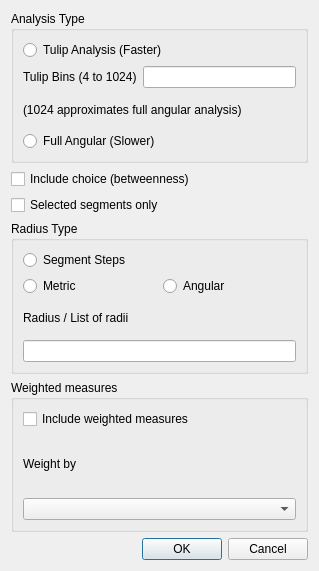
<?xml version="1.0" encoding="UTF-8"?>
<ui version="4.0">
 <class>CSegmentAnalysisDlg</class>
 <widget class="QDialog" name="CSegmentAnalysisDlg">
  <property name="geometry">
   <rect>
    <x>0</x>
    <y>0</y>
    <width>319</width>
    <height>571</height>
   </rect>
  </property>
  <property name="windowTitle">
   <string>Segment Analysis Options</string>
  </property>
  <layout class="QVBoxLayout">
   <item>
    <widget class="QGroupBox" name="groupBox">
     <property name="title">
      <string>Analysis Type</string>
     </property>
     <layout class="QVBoxLayout">
      <item>
       <widget class="QRadioButton" name="c_analysis_type">
        <property name="text">
         <string>Tulip Analysis (Faster)</string>
        </property>
       </widget>
      </item>
      <item>
       <layout class="QVBoxLayout">
        <item>
         <layout class="QHBoxLayout">
          <item>
           <widget class="QLabel">
            <property name="layoutDirection">
             <enum>Qt::LayoutDirection::LeftToRight</enum>
            </property>
            <property name="text">
             <string>Tulip Bins (4 to 1024)</string>
            </property>
           </widget>
          </item>
          <item>
           <widget class="QLineEdit" name="c_tulip_bins"/>
          </item>
         </layout>
        </item>
        <item>
         <widget class="QLabel">
          <property name="text">
           <string>(1024 approximates full angular analysis)</string>
          </property>
         </widget>
        </item>
       </layout>
      </item>
      <item>
       <widget class="QRadioButton" name="c_radio2">
        <property name="text">
         <string>Full Angular (Slower)</string>
        </property>
       </widget>
      </item>
     </layout>
    </widget>
   </item>
   <item>
    <layout class="QVBoxLayout">
     <item>
      <widget class="QCheckBox" name="c_choice">
       <property name="text">
        <string>Include choice (betweenness)</string>
       </property>
      </widget>
     </item>
     <item>
      <widget class="QCheckBox" name="c_selected_only">
       <property name="toolTip">
        <string>
         This only really limits choice which requires traversing and
         back-tracking. The other metrics can be calculated using
         step depth algorithms
        </string>
       </property>
       <property name="text">
        <string>Selected segments only</string>
       </property>
      </widget>
     </item>
    </layout>
   </item>
   <item>
    <widget class="QGroupBox" name="groupBox_2">
     <property name="title">
      <string>Radius Type</string>
     </property>
     <layout class="QVBoxLayout">
      <item>
       <widget class="QRadioButton" name="c_radius_type">
        <property name="text">
         <string>Segment Steps</string>
        </property>
       </widget>
      </item>
      <item>
       <layout class="QHBoxLayout">
        <item>
         <widget class="QRadioButton" name="radioButton">
          <property name="text">
           <string>Metric</string>
          </property>
         </widget>
        </item>
        <item>
         <widget class="QRadioButton" name="c_radio3">
          <property name="text">
           <string>Angular</string>
          </property>
         </widget>
        </item>
       </layout>
      </item>
      <item>
       <layout class="QVBoxLayout">
        <item>
         <widget class="QLabel">
          <property name="text">
           <string>Radius / List of radii</string>
          </property>
         </widget>
        </item>
        <item>
         <widget class="QLineEdit" name="c_radius"/>
        </item>
       </layout>
      </item>
     </layout>
    </widget>
   </item>
   <item>
    <widget class="QGroupBox" name="groupBox_3">
     <property name="title">
      <string>Weighted measures</string>
     </property>
     <layout class="QVBoxLayout">
      <item>
       <widget class="QCheckBox" name="c_weighted">
        <property name="text">
         <string>Include weighted measures</string>
        </property>
       </widget>
      </item>
      <item>
       <layout class="QVBoxLayout">
        <item>
         <widget class="QLabel">
          <property name="text">
           <string>Weight by</string>
          </property>
         </widget>
        </item>
        <item>
         <widget class="QComboBox" name="c_attribute"/>
        </item>
       </layout>
      </item>
     </layout>
    </widget>
   </item>
   <item>
    <layout class="QHBoxLayout">
     <item>
      <spacer name="horizontalSpacer">
       <property name="orientation">
        <enum>Qt::Orientation::Horizontal</enum>
       </property>
       <property name="sizeHint" stdset="0">
        <size>
         <width>40</width>
         <height>20</height>
        </size>
       </property>
      </spacer>
     </item>
     <item>
      <widget class="QPushButton" name="c_ok">
       <property name="text">
        <string>OK</string>
       </property>
      </widget>
     </item>
     <item>
      <widget class="QPushButton" name="c_cancel">
       <property name="text">
        <string>Cancel</string>
       </property>
      </widget>
     </item>
    </layout>
   </item>
  </layout>
 </widget>
 <resources/>
 <connections>
  <connection>
   <sender>c_analysis_type</sender>
   <signal>clicked(bool)</signal>
   <receiver>CSegmentAnalysisDlg</receiver>
   <slot>OnAnalysisType(bool)</slot>
   <hints>
    <hint type="sourcelabel">
     <x>170</x>
     <y>44</y>
    </hint>
    <hint type="destinationlabel">
     <x>332</x>
     <y>64</y>
    </hint>
   </hints>
  </connection>
  <connection>
   <sender>c_radio2</sender>
   <signal>clicked(bool)</signal>
   <receiver>CSegmentAnalysisDlg</receiver>
   <slot>OnAnalysisTulip(bool)</slot>
   <hints>
    <hint type="sourcelabel">
     <x>82</x>
     <y>158</y>
    </hint>
    <hint type="destinationlabel">
     <x>328</x>
     <y>184</y>
    </hint>
   </hints>
  </connection>
  <connection>
   <sender>c_radius</sender>
   <signal>textChanged(QString)</signal>
   <receiver>CSegmentAnalysisDlg</receiver>
   <slot>OnUpdateRadius(QString)</slot>
   <hints>
    <hint type="sourcelabel">
     <x>250</x>
     <y>304</y>
    </hint>
    <hint type="destinationlabel">
     <x>328</x>
     <y>304</y>
    </hint>
   </hints>
  </connection>
  <connection>
   <sender>c_weighted</sender>
   <signal>clicked(bool)</signal>
   <receiver>CSegmentAnalysisDlg</receiver>
   <slot>OnWeighted(bool)</slot>
   <hints>
    <hint type="sourcelabel">
     <x>196</x>
     <y>358</y>
    </hint>
    <hint type="destinationlabel">
     <x>327</x>
     <y>361</y>
    </hint>
   </hints>
  </connection>
  <connection>
   <sender>c_ok</sender>
   <signal>clicked()</signal>
   <receiver>CSegmentAnalysisDlg</receiver>
   <slot>OnOK()</slot>
   <hints>
    <hint type="sourcelabel">
     <x>151</x>
     <y>460</y>
    </hint>
    <hint type="destinationlabel">
     <x>63</x>
     <y>455</y>
    </hint>
   </hints>
  </connection>
  <connection>
   <sender>c_cancel</sender>
   <signal>clicked()</signal>
   <receiver>CSegmentAnalysisDlg</receiver>
   <slot>OnCancel()</slot>
   <hints>
    <hint type="sourcelabel">
     <x>225</x>
     <y>466</y>
    </hint>
    <hint type="destinationlabel">
     <x>314</x>
     <y>456</y>
    </hint>
   </hints>
  </connection>
 </connections>
 <slots>
  <slot>OnAnalysisType(bool)</slot>
  <slot>OnAnalysisTulip(bool)</slot>
  <slot>OnUpdateRadius(QString)</slot>
  <slot>OnWeighted(bool)</slot>
  <slot>OnOK()</slot>
  <slot>OnCancel()</slot>
 </slots>
</ui>
